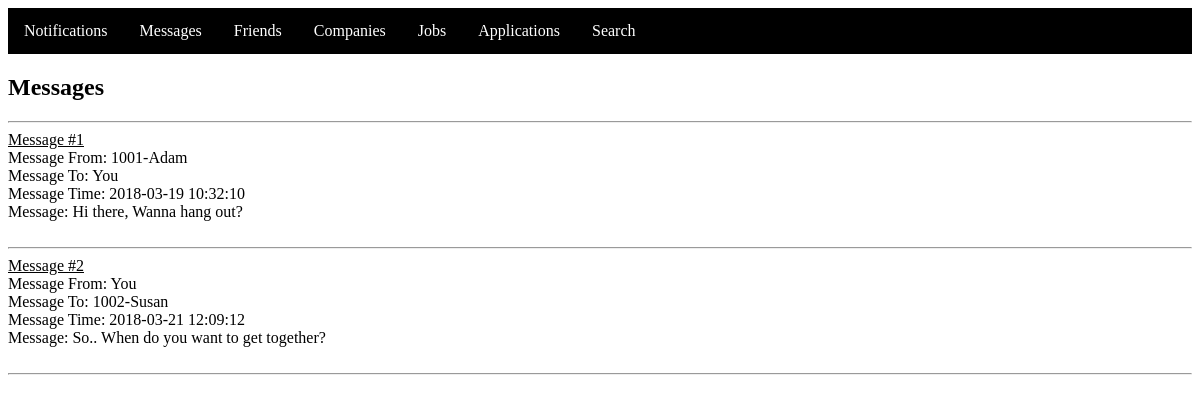
Before: /messages.php (signed in) with the older database file.
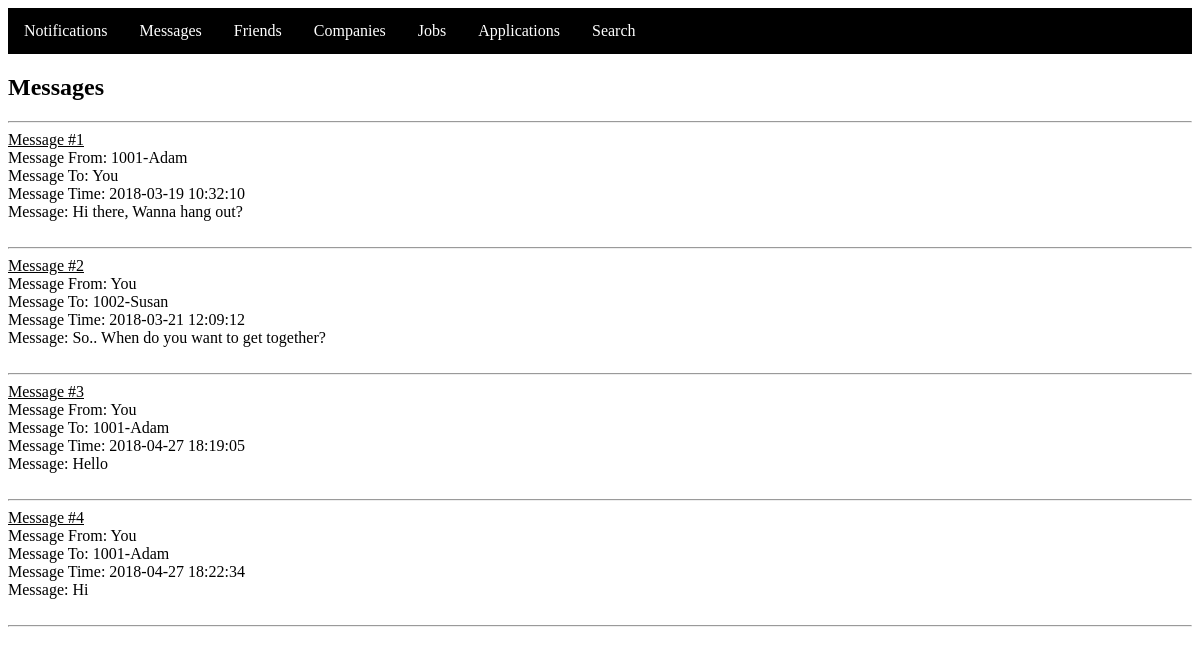
After: the same page with the newer database file.
### tables this page shows
CREATE TABLE `Messages` (
  `mid` int(11) NOT NULL,
  `msgfrom` int(11) DEFAULT NULL,
  `msgto` int(11) DEFAULT NULL,
  `msgtime` datetime DEFAULT NULL,
  `message` varchar(45) DEFAULT NULL
);

CREATE TABLE `Student` (
  `sid` int(11) NOT NULL,
  `sname` varchar(45) DEFAULT NULL,
  `uni` varchar(45) DEFAULT NULL,
  `degree` varchar(45) DEFAULT NULL,
  `major` varchar(45) DEFAULT NULL,
  `gpa` float DEFAULT NULL,
  `spwd` varchar(100) DEFAULT NULL
);

### messages.php (the view, shortened to what this page needs)
<?php
$i = 0;
$usid = $_SESSION['sid'];
$servername = "localhost";
$username = "root";
$password = " ";
$dbname = "DB_Proj_1";
$conn = mysqli_connect($servername, $username, $password, $dbname);
echo "<H2>Messages</H2><hr>";
$sql = "Select * From `Messages` Where Messages.msgto='$usid' OR Messages.msgfrom='$usid'";
if(mysqli_query($conn, $sql)) {
	$res = mysqli_query($conn, $sql);
	while ($row = mysqli_fetch_assoc($res)) {
		$i = $i + 1;
		echo "<u>Message #".$i."</u><br>";
		if ($row['msgfrom']==$usid) {
			$sql1 = "Select * From `Student` Where sid='".$row['msgto']."'";
			$temp = mysqli_query($conn, $sql1);
			$cur = mysqli_fetch_assoc($temp);
			echo "Message From: You <br>";
			echo "Message To: ".$cur['sid']."-".$cur['sname']."<br>";
			echo "Message Time: ".$row['msgtime']."<br>";
			echo "Message: ".$row['message']."<br><br>";
			echo "<hr>";
		}
		else {
			$sql1 = "Select * From `Student` Where sid='".$row['msgfrom']."'";
			$temp = mysqli_query($conn, $sql1);
			$cur = mysqli_fetch_assoc($temp);
			echo "Message From: ".$cur['sid']."-".$cur['sname']."<br>";
			echo "Message To: You <br>";
			echo "Message Time: ".$row['msgtime']."<br>";
			echo "Message: ".$row['message']."<br><br>";
			echo "<hr>";
		}
	}
}
?>

Changed rows visible on the page:
added messages: msgto.sid "1001", msgto.sname "Adam", msgtime "2018-04-27 18:19:05", message "Hello"
added messages: msgto.sid "1001", msgto.sname "Adam", msgtime "2018-04-27 18:22:34", message "Hi"
